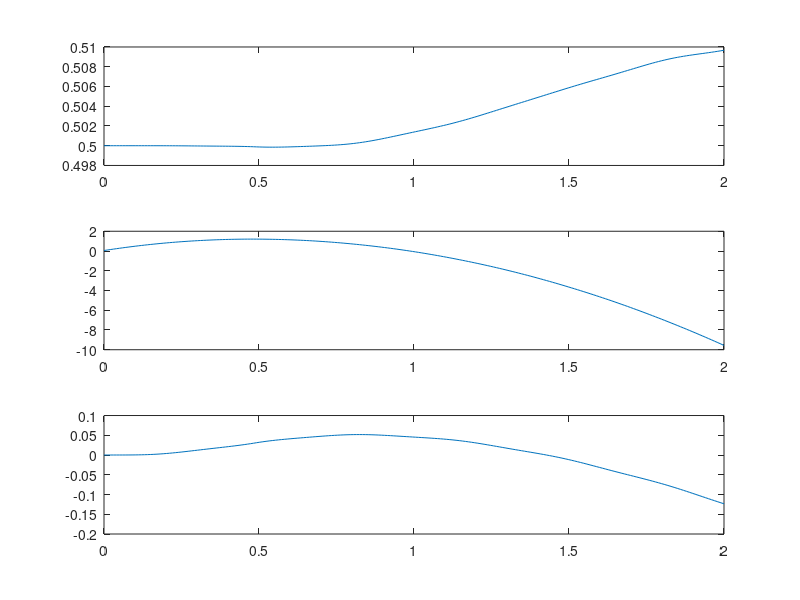
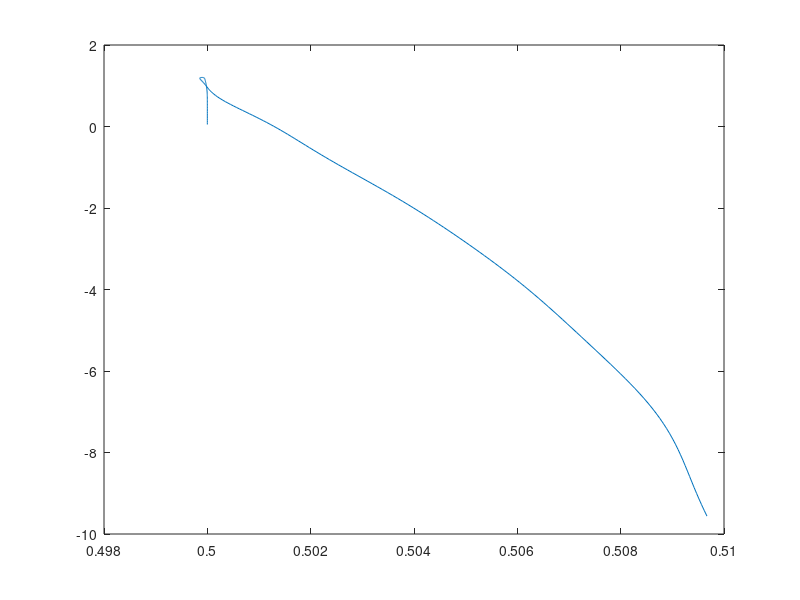
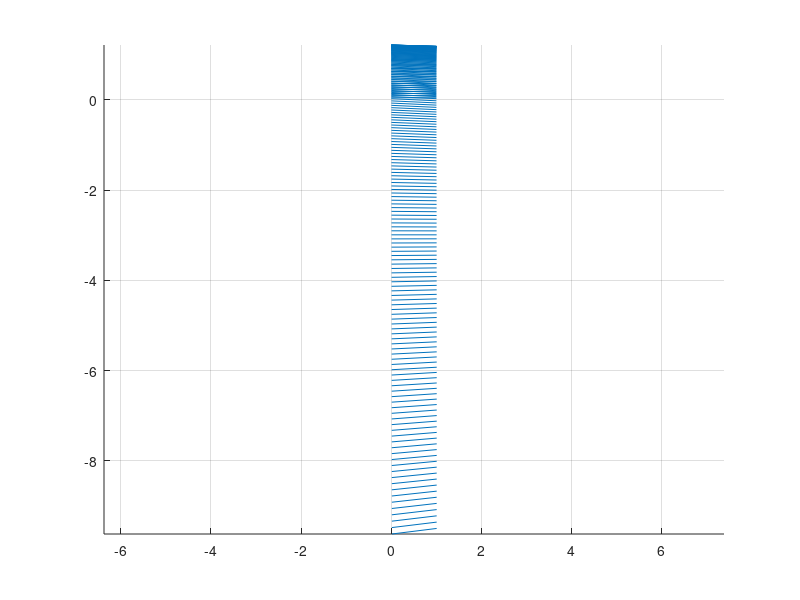

MATLAB code for these plots, in order:
clear all
% gravitational constant
g = 9.81;
m = 0.01;
% pancake is 0.01m
L = 1;
theta_dd = 0;
theta_d = 0;
theta = 0;
Izz = 0.666667*m*L^2;
x = 0; x_d = 0;
y = 0; y_d = 5;
% damping factor
cw = 0.005; cp = 1.12 * ( L / 2)^2 * pi;

t_step = 0.01;
t_max = 2;
t = linspace(0, t_max, t_max / t_step);

xx = zeros(1, size(t, 2));
yy = zeros(1, size(t, 2));
theta_x = zeros(1, size(t, 2));
e1x = zeros(1, size(t, 2));
e1y = zeros(1, size(t, 2));
e2x = zeros(1, size(t, 2));
e2y = zeros(1, size(t, 2));

for i = 1:size(t, 2)
    figure(3)
    axis equal
    grid on

    A = [1, 0, L/2*sin(theta);
         0, 1, -L/2*cos(theta);
         -m*L/2*sin(theta), m*L/2*cos(theta), Izz - m*L^2/4];
    
    b = -[-theta_d^2 * L / 2 * cos(theta) + sign(x_d) * cp * sin(x_d)^2;
          theta_d^2 * L / 2 * sin(theta) + g + sign(y_d) * cp * cos(y_d)^2;
          m*g*L/2*cos(theta) + cw * theta_d];
    
    sol = A \ b;
    theta_dd = sol(3);
    x_dd = sol(1);
    y_dd = sol(2);
    
    theta_d = theta_d + theta_dd * t_step;
    theta = theta + theta_d * t_step;

    x_d = x_d + x_dd * t_step;
    y_d = y_d + y_dd * t_step;
    x = x + x_d * t_step;
    y = y + y_d * t_step;
    
    xx(i) = x + L*cos(theta) /2;
    yy(i) = y - L*sin(theta) /2;
    theta_x(i) = theta;
    
    e1x(i) = x;
    e1y(i) = y;    
    
    e2x(i) = x + L*cos(theta);
    e2y(i) = y - L*sin(theta);
    
    line([e1x(i); e2x(i)], [e1y(i); e2y(i)])
    LL = (e2x(i)^2 + e2y(i)^2 - (e1x(i)^2 + e1y(i)^2))^2;
    if mod(i, 10) == 0
        drawnow 
    end
end

figure(1)
subplot(3, 1, 1)
plot(t, xx);
subplot(3, 1, 2)
plot(t, yy);
subplot(3, 1, 3)
plot(t, theta_x);

figure(2)
plot(xx, yy)
